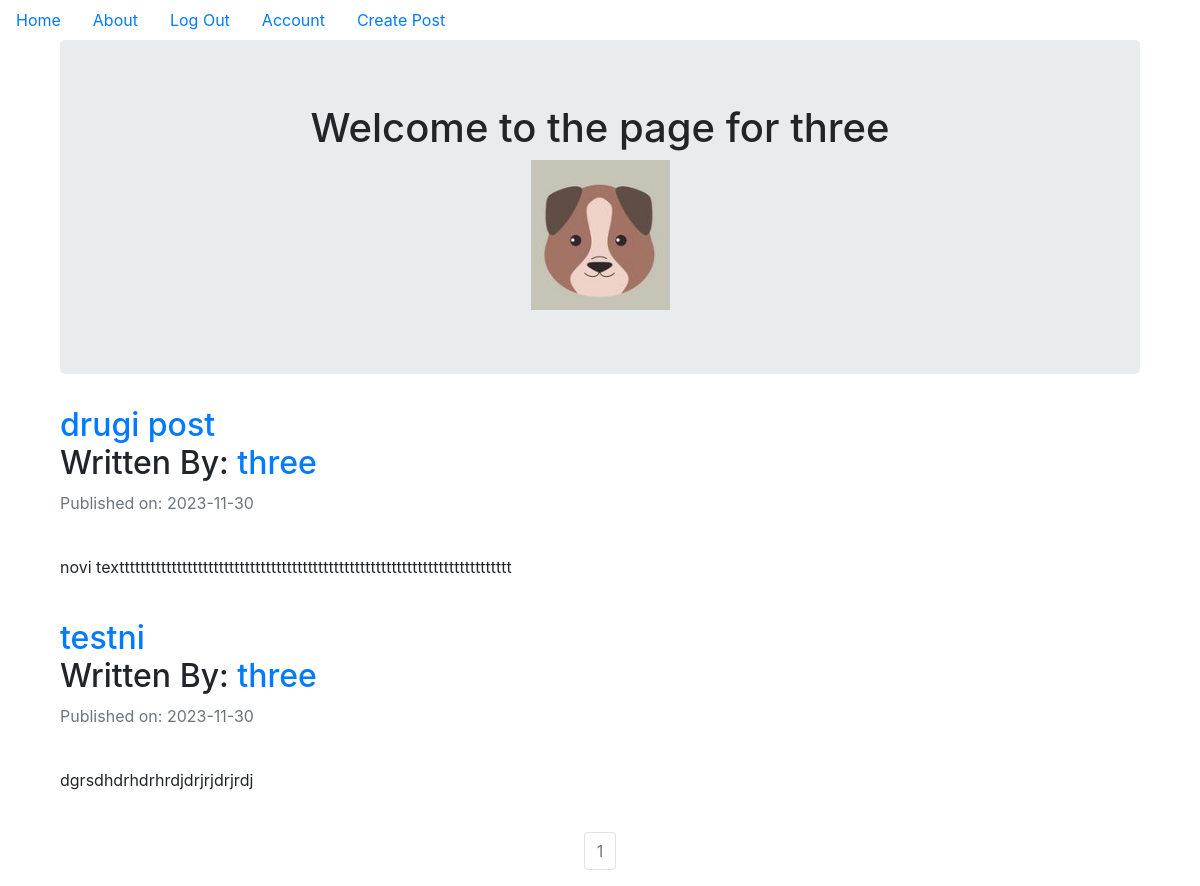
Page /three (signed in) on the committed database.
### myproject/models.py (models this page shows, shortened)
class User(db.Model,UserMixin):
    __tablename__='users'
    id=db.Column(db.Integer, primary_key=True)
    email=db.Column(db.String(64),unique=True,index=True)
    username=db.Column(db.String(64),unique=True,index=True)
    password_hash=db.Column(db.String(256))
    profile_image=db.Column(db.String(64),nullable=False,default='default_profile.png')
    posts=db.relationship('BlogPost',backref='author',lazy=True)

class BlogPost(db.Model):
    __tablename__='blogposts'
    id=db.Column(db.Integer, primary_key=True)
    user_id=db.Column(db.Integer,db.ForeignKey('users.id'),nullable=False)
    date=db.Column(db.DateTime,nullable=False,default=datetime.utcnow)
    title=db.Column(db.String(128),nullable=False)
    text=db.Column(db.Text,nullable=False)

### myproject/users/views.py (the view)
@users.route('/<username>') # zahtjevamo username parametar
def user_posts(username):
    page=request.args.get('page',1,type=int)
    user=User.query.filter_by(username=username).first_or_404()
    blog_posts=BlogPost.query.filter_by(author=user).order_by(BlogPost.date.desc()).paginate(page=page,per_page=5)
    return render_template('user_blog_post.html',user=user,blog_posts=blog_posts)

### myproject/models.py (called while the page is built)
@login_manager.user_loader
def load_user(user_id):
    return db.session.get(User,user_id)

### myproject/templates/user_blog_post.html (shortened to what this page needs)
{% extends 'base.html' %} {% block content %}
<div class="container">
  <div class="jumbotron">
    <div align="center">
      <h1>Welcome to the page for {{user.username}}</h1>
      <img
        src="{{url_for('static',filename='profile_pics/'+user.profile_image)}}"
        alt=""
      />
    </div>
  </div>
  {% for post in blog_posts.items %}
  <h2>
    <a href="{{url_for('blog_posts.blog_post',blog_post_id=post.id)}}"
      >{{post.title}}</a
    ><br />
    Written By:
    <a href="{{url_for('users.user_posts',username=post.author.username)}}"
      >{{post.author.username}}</a
    >
  </h2>
  <p class="text-muted">Published on: {{post.date.strftime("%Y-%m-%d")}}</p>
  <br />
  <p>{{post.text}}</p>
  <br />
  {% endfor %}
</div>
<nav aria-label="Page Navigation example">
  <ul class="pagination justify-content-center">
    {% for page_num in
    blog_posts.iter_pages(left_edge=1,right_edge=1,left_current=1,right_current=2)
    %} {% if blog_posts.page == page_num %}
    <li class="page-item disabled">
      <a
        class="page-link"
        href="{{url_for('users.user_posts',username=user.username,page=page_num)}}"
        >{{ page_num}}</a
      >
    </li>
    {% endif %} {% endfor %}
  </ul>
</nav>
{% endblock %}

### rows in the picture
User: username "three", profile_image (placeholder picture)
BlogPost: title "drugi post", author.username "three", date "2023-11-30", text "novi texttttttttttttttttttttttttttttttttttttttttttttttttttttttttttttttttttttttttttt"
BlogPost: title "testni", author.username "three", date "2023-11-30", text "dgrsdhdrhdrhrdjdrjrjdrjrdj"

### other values in the picture
{{ page_num }} "1"
